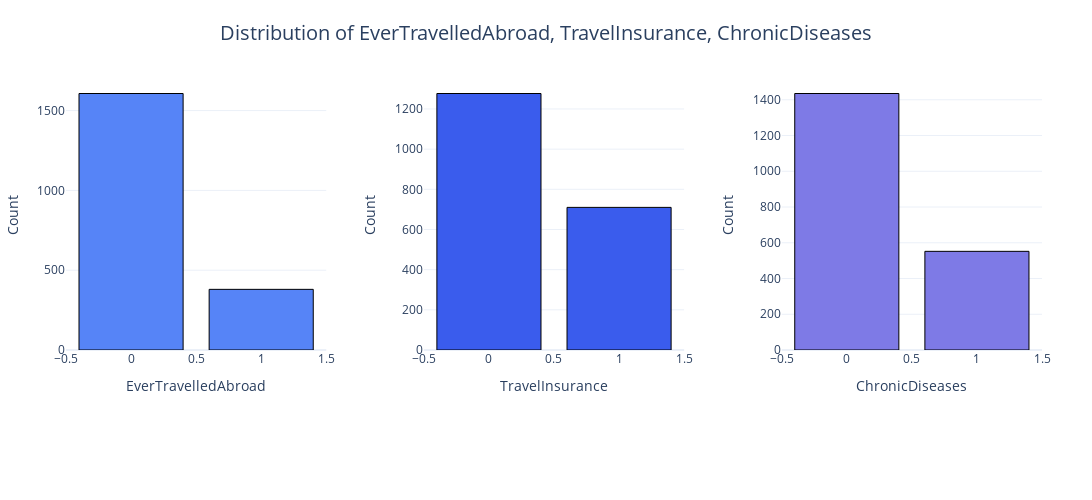

Notebook code for this chart:
### Markdown cell above
**Employment Type**: The higher proportion of individuals in the **Private Sector/Self Employed** category might influence their travel behavior and insurance uptake differently compared to those in the Government Sector. This could be due to factors such as job stability and disposable income.

**Education Level**: The overwhelming majority of graduates in the dataset could suggest that educational attainment might be a significant factor in travel insurance decisions. Graduates might have different travel patterns and risk perceptions compared to non-graduates.

**Travel Frequency**: The fact that most individuals are not frequent flyers might impact the likelihood of purchasing travel insurance. Frequent flyers could have a higher propensity to buy travel insurance due to increased travel exposure and associated risks

### Code cell
plot_combined_bar_charts(
    travel_df, categorical_features_two, save_path="images/combined_bar_charts2.png"
)

### Figure 1 — Plotly figure (JSON) as saved in the notebook; plotly's stock layout.template omitted (floating-point values rounded to 4 significant figures)
{"data": [{"marker": {"color": "#5684F7", "line": {"color": "#000000", "width": 1}}, "name": "EverTravelledAbroad", "type": "bar", "x": [0, 1], "xaxis": "x", "y": [1607, 380], "yaxis": "y"}, {"marker": {"color": "#3A5CED", "line": {"color": "#000000", "width": 1}}, "name": "TravelInsurance", "type": "bar", "x": [0, 1], "xaxis": "x2", "y": [1277, 710], "yaxis": "y2"}, {"marker": {"color": "#7E7AE6", "line": {"color": "#000000", "width": 1}}, "name": "ChronicDiseases", "type": "bar", "x": [0, 1], "xaxis": "x3", "y": [1435, 552], "yaxis": "y3"}], "layout": {"height": 500, "margin": {"b": 150, "l": 50, "r": 50, "t": 80}, "showlegend": false, "title": {"font": {"size": 20}, "text": "Distribution of EverTravelledAbroad, TravelInsurance, ChronicDiseases", "x": 0.5}, "width": 1200, "xaxis": {"anchor": "y", "domain": [0, 0.2667], "showticklabels": true, "title": {"font": {"size": 14}, "text": "EverTravelledAbroad"}}, "xaxis2": {"anchor": "y2", "domain": [0.3667, 0.6333], "showticklabels": true, "title": {"font": {"size": 14}, "text": "TravelInsurance"}}, "xaxis3": {"anchor": "y3", "domain": [0.7333, 1], "showticklabels": true, "title": {"font": {"size": 14}, "text": "ChronicDiseases"}}, "yaxis": {"anchor": "x", "domain": [0, 1], "title": {"font": {"size": 14}, "text": "Count"}}, "yaxis2": {"anchor": "x2", "domain": [0, 1], "title": {"font": {"size": 14}, "text": "Count"}}, "yaxis3": {"anchor": "x3", "domain": [0, 1], "title": {"font": {"size": 14}, "text": "Count"}}}}
